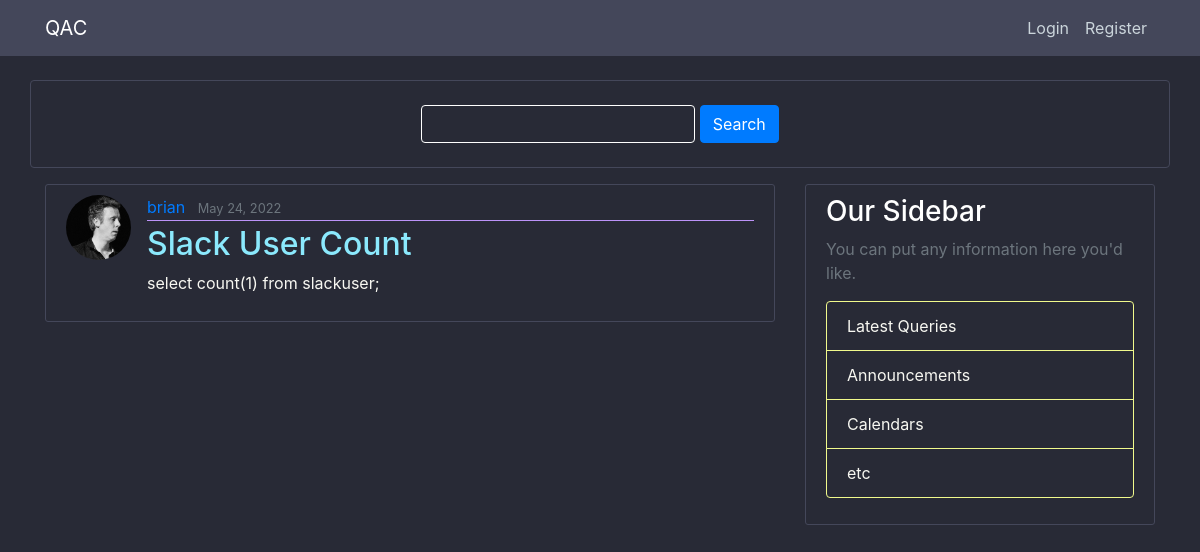
The page / on the database its author committed.
### queries/models.py (models this page shows, shortened)
class Query(models.Model):
    title = models.CharField(max_length=100)
    content = models.TextField()
    date_created = models.DateTimeField(default=timezone.now)
    author = models.ForeignKey(User, on_delete=models.CASCADE)

### users/models.py (models this page shows, shortened)
class Profile(models.Model):
    user = models.OneToOneField(User, on_delete=models.CASCADE)
    image = models.ImageField(default='default.jpg', upload_to='profile_pics')

### queries/views.py (the view)
# urls.py: path('', QueryListView.as_view(), name='queries-home'),
class QueryListView(ListView):
    model = Query
    template_name = 'queries/home.html'  # <app>/<model>_<viewtype>.html
    context_object_name = 'queries'
    ordering = ['-date_created']
    paginate_by = 5

### queries/templates/queries/home.html (shortened to what this page needs)
{% extends "queries/base.html" %}
{% block content %}
    {% for query in queries %}
        <article class="media content-section">
          <img class="rounded-circle article-img" src="{{ query.author.profile.image.url }}">
          <div class="media-body">
            <div class="article-metadata">
              <a class="mr-2" href="{% url 'user-queries' query.author.username %}">{{ query.author }}</a>
              <small class="text-muted">{{ query.date_created|date:"F d, Y" }}</small>
            </div>
            <h2><a class="article-title" href="{% url 'query-detail' query.id %}">{{ query.title }}</a></h2>
            <p class="article-content">{{ query.content }}</p>
          </div>
        </article>
    {% endfor %}
{% endblock content %}

### queries/static/queries/main.css (style rules this page uses)
body { background: #282a36; color: #f8f8f2; margin-top: 5rem; }
h1, h2, h3, h4, h5, h6 { color: white; }
.content-section { background: #282a36; padding: 10px 20px; border: 1px solid #44475a; border-radius: 3px; margin-bottom: 20px; }
.article-title { color: #8be9fd; }
.article-content { white-space: pre-line; }
.article-img { height: 65px; width: 65px; margin-right: 16px; }
.article-metadata { padding-bottom: 1px; margin-bottom: 4px; border-bottom: 1px solid #bd93f9 }

### rows shown on the page
Query: author.profile.image (placeholder picture), author "brian", date_created "May 24, 2022", title "Slack User Count", content "select count(1) from slackuser;"
